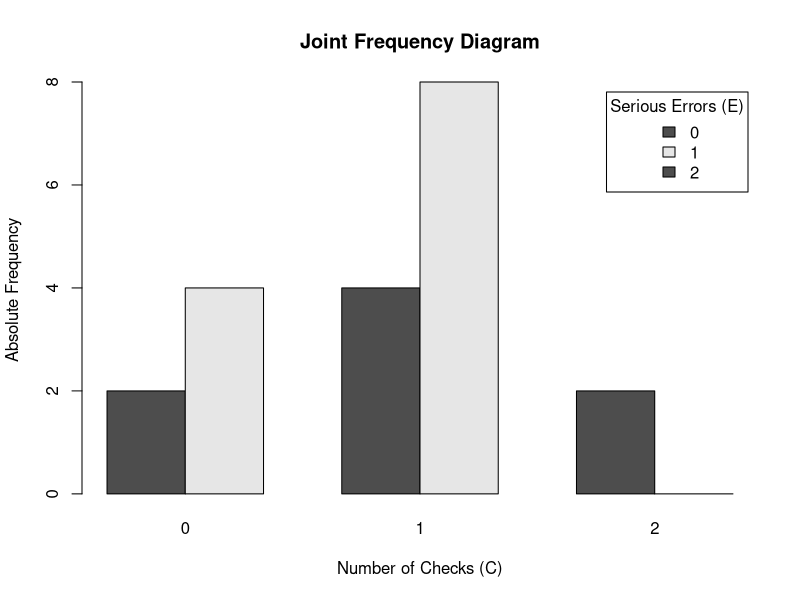

Recreate this plot in R.
options(digits = 10)

# CAMBIAR AQUÍ: datos del ejercicio
C <- c(0, 1, 1, 0, 1, 0, 1, 1, 1, 1,
       1, 0, 1, 0, 1, 1, 2, 0, 1, 2)

E <- c(0, 1, 1, 1, 1, 1, 1, 1, 0, 0,
       1, 1, 1, 0, 0, 0, 0, 1, 1, 0)

# Joint frequency table: rows C, columns E
tabla <- table(C, E)
tabla

# Bar chart with C values on the horizontal axis
barplot(t(tabla),
        beside = TRUE,
        names.arg = rownames(tabla),
        main = "Joint Frequency Diagram",
        xlab = "Number of Checks (C)",
        ylab = "Absolute Frequency",
        legend.text = rownames(tabla),
        args.legend = list(title = "Serious Errors (E)"))
